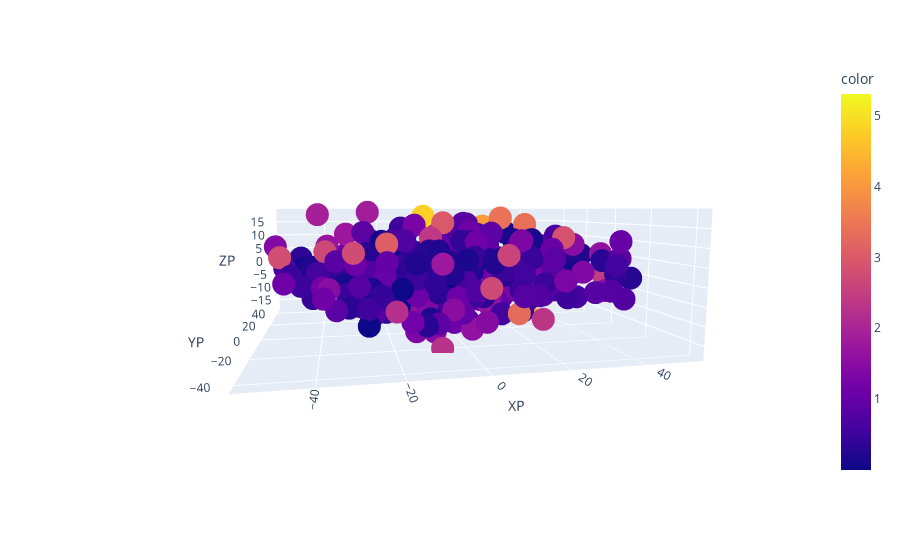

Notebook code for this chart:
### Code cell
from sklearn.neighbors import KDTree

# quick pass to remove extreme outliers
k_nn = 25

tree = KDTree(fin_df_c[["X", "Y", "Z"]].to_numpy())
dist, ind = tree.query(fin_df_c[["X", "Y", "Z"]].to_numpy(), k=k_nn + 1)

# get avg neighbor distance
nn_mean = np.mean(dist, axis=0)
nn_scale_vec = np.mean(dist[:, 1:3], axis=1)

# average NN dist to get spatially smoothed estimate for inter-nucleus spacing
nn_dist_array = nn_scale_vec[ind[:, 1:]]
se = np.std(nn_dist_array, axis=1)
mu = np.mean(nn_dist_array, axis=1)
out_flags = np.divide(np.abs(nn_scale_vec - mu) , se)

# nn_scale_vec.shape

fig = px.scatter_3d(fin_df_c, x="XP", y="YP", z="ZP", color=out_flags)
fig.show()

### Figure 1 — Plotly figure (JSON) as saved in the notebook; plotly's stock layout.template omitted (floating-point values rounded to 4 significant figures; data arrays with more than 128 entries replaced by an {"elided": "..."} marker saying what was removed)
{"data": [{"hovertemplate": "XP=%{x}<br>YP=%{y}<br>ZP=%{z}<br>color=%{marker.color}<extra></extra>", "legendgroup": "", "marker": {"color": {"elided": "382 float values"}, "coloraxis": "coloraxis", "symbol": "circle"}, "mode": "markers", "name": "", "scene": "scene", "showlegend": false, "type": "scatter3d", "x": {"elided": "382 float values"}, "y": {"elided": "382 float values"}, "z": {"elided": "382 float values"}}], "layout": {"autosize": true, "coloraxis": {"colorbar": {"title": {"text": "color"}}, "colorscale": [[0, "#0d0887"], [0.1111, "#46039f"], [0.2222, "#7201a8"], [0.3333, "#9c179e"], [0.4444, "#bd3786"], [0.5556, "#d8576b"], [0.6667, "#ed7953"], [0.7778, "#fb9f3a"], [0.8889, "#fdca26"], [1, "#f0f921"]]}, "legend": {"tracegroupgap": 0}, "margin": {"t": 60}, "scene": {"aspectmode": "auto", "aspectratio": {"x": 1.529, "y": 1.256, "z": 0.5207}, "camera": {"center": {"x": 0, "y": 0, "z": 0}, "eye": {"x": -0.4428, "y": -2.104, "z": 0.257}, "projection": {"type": "perspective"}, "up": {"x": 0, "y": 0, "z": 1}}, "domain": {"x": [0, 1], "y": [0, 1]}, "xaxis": {"title": {"text": "XP"}, "type": "linear"}, "yaxis": {"title": {"text": "YP"}, "type": "linear"}, "zaxis": {"title": {"text": "ZP"}, "type": "linear"}}}}
